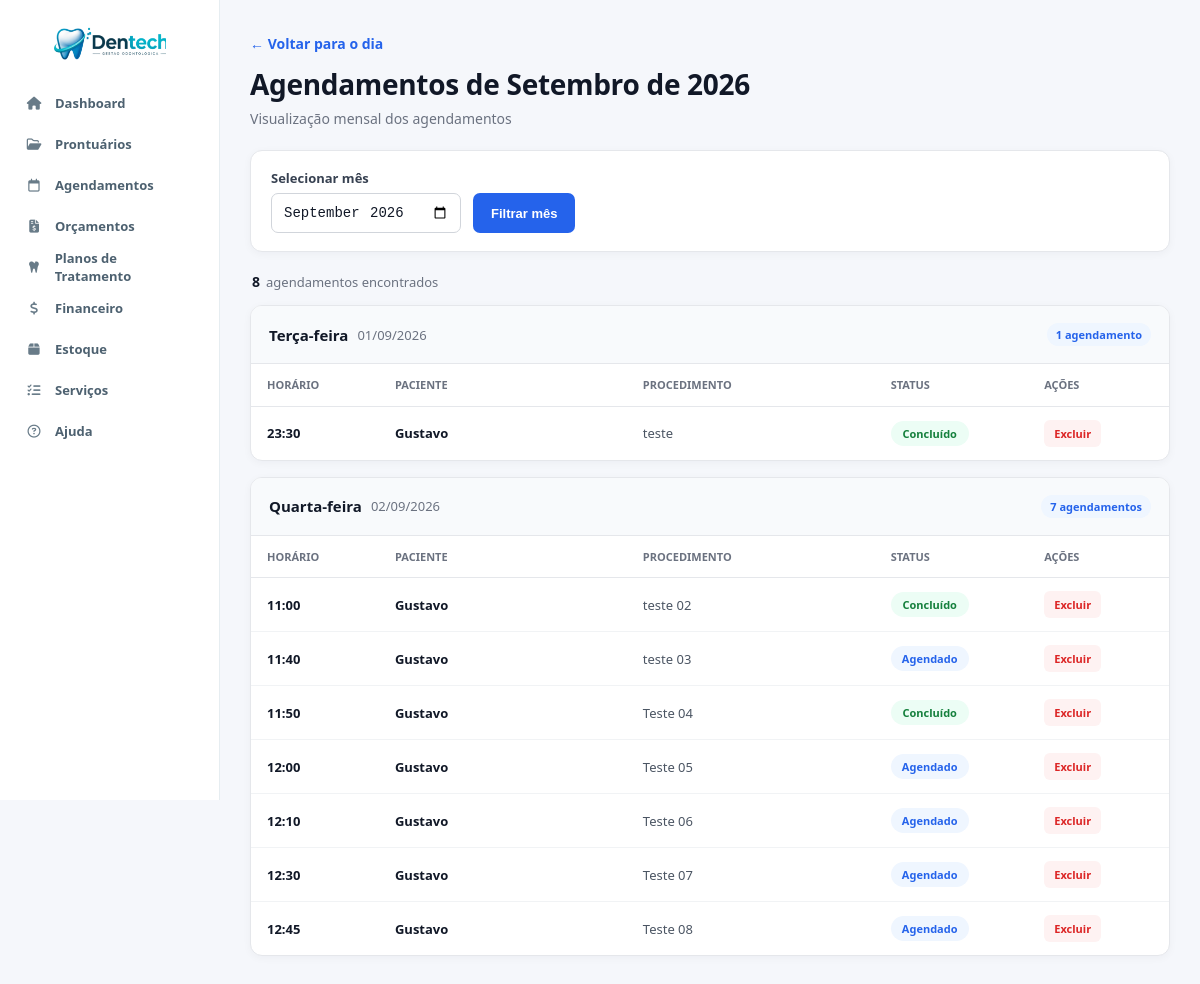
Page /listar_mes.php on the earlier database version.
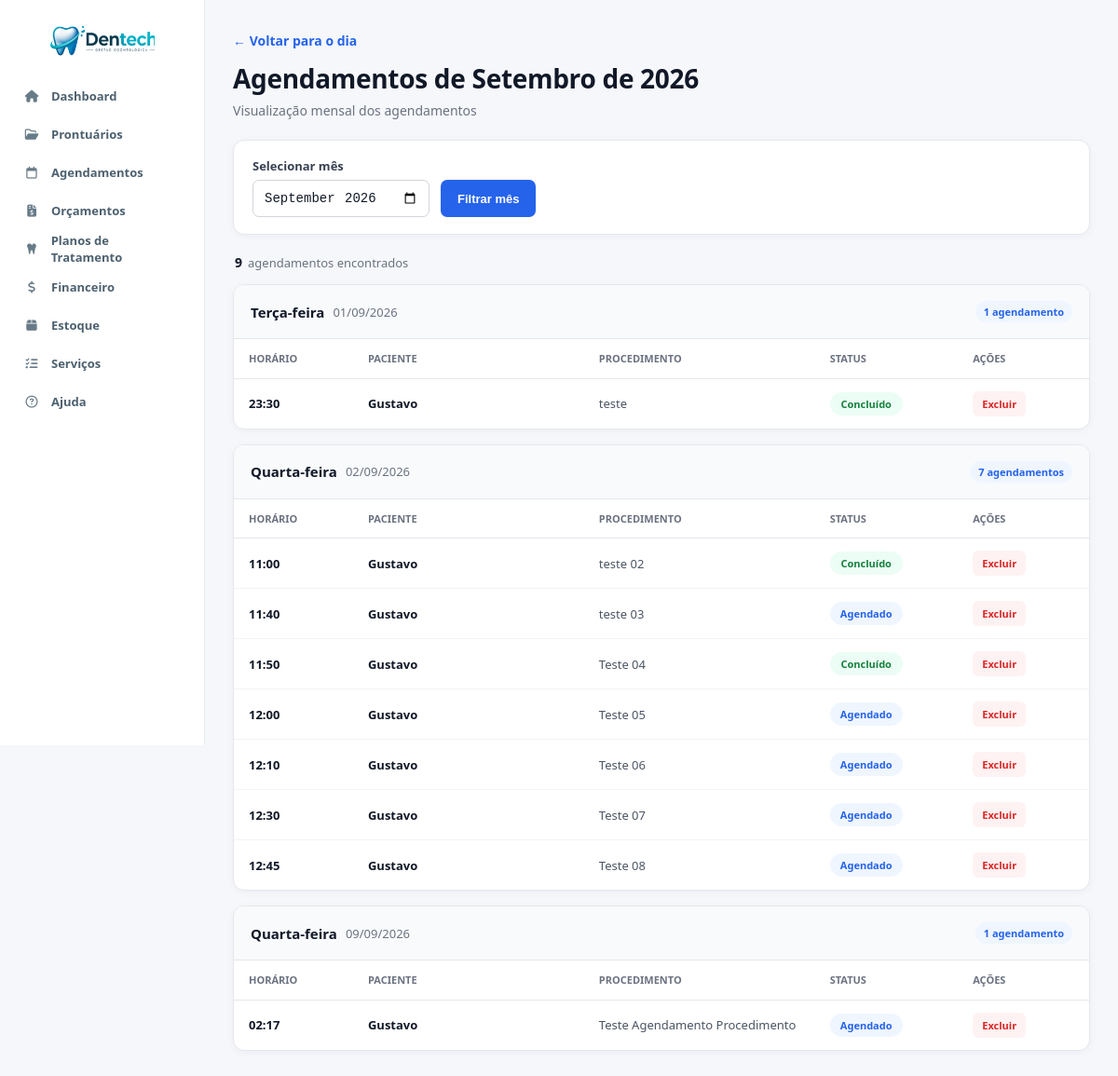
Same page on the later database version.
### tables this page shows
CREATE TABLE `agendamentos` (
  `id` int NOT NULL AUTO_INCREMENT,
  `paciente_id` int DEFAULT NULL,
  `paciente_nome` varchar(255) DEFAULT NULL,
  `procedimento` varchar(255) NOT NULL,
  `data` date NOT NULL,
  `horario` time NOT NULL,
  `status` enum('agendado','confirmado','cancelado','concluido') NOT NULL DEFAULT 'agendado',
  `created_at` timestamp NOT NULL DEFAULT CURRENT_TIMESTAMP,
  `plano_item_id` int DEFAULT NULL,
  PRIMARY KEY (`id`),
  KEY `paciente_id` (`paciente_id`),
  KEY `idx_agendamento_plano_item` (`plano_item_id`),
  CONSTRAINT `agendamentos_ibfk_1` FOREIGN KEY (`paciente_id`) REFERENCES `prontuarios` (`id`) ON DELETE SET NULL,
  CONSTRAINT `fk_agendamento_plano_item` FOREIGN KEY (`plano_item_id`) REFERENCES `planos_tratamento_itens` (`id`) ON DELETE SET NULL ON UPDATE CASCADE
);

### listar_mes.php (the view, shortened to what the changed rows need)
<?php
require_once 'conexao/conexao.php';
$mes = $_GET['mes'] ?? date('Y-m');
$data_inicio = $mes . '-01';
$data_fim = date('Y-m-t', strtotime($data_inicio));
$stmt = $pdo->prepare("
    SELECT
        a.*,
        COALESCE(p.paciente, a.paciente_nome) AS nome_paciente
    FROM agendamentos a
    LEFT JOIN prontuarios p ON a.paciente_id = p.id
    WHERE a.data BETWEEN ? AND ?
    ORDER BY a.data, a.horario
");
$stmt->execute([$data_inicio, $data_fim]);
$agendamentos = $stmt->fetchAll(PDO::FETCH_ASSOC);
$meses = [
    1  => 'Janeiro',
    2  => 'Fevereiro',
    3  => 'Março',
    4  => 'Abril',
    5  => 'Maio',
    6  => 'Junho',
    7  => 'Julho',
    8  => 'Agosto',
    9  => 'Setembro',
    10 => 'Outubro',
    11 => 'Novembro',
    12 => 'Dezembro'
];
$numero_mes = (int) date('n', strtotime($data_inicio));
$ano = date('Y', strtotime($data_inicio));
$mes_formatado = $meses[$numero_mes] . ' de ' . $ano;
$dias_semana = [
    'Monday'    => 'Segunda-feira',
    'Tuesday'   => 'Terça-feira',
    'Wednesday' => 'Quarta-feira',
    'Thursday'  => 'Quinta-feira',
    'Friday'    => 'Sexta-feira',
    'Saturday'  => 'Sábado',
    'Sunday'    => 'Domingo'
];
$agendamentos_por_data = [];
foreach ($agendamentos as $agendamento) {
    $agendamentos_por_data[$agendamento['data']][] = $agendamento;
}
?>
<!DOCTYPE html>
<html lang="pt-BR">
<head>
    <link rel="stylesheet" href="css/global.css">
        <link rel="stylesheet" href="css/layout.css">
        <link rel="stylesheet" href="css/navbar.css">
        <link rel="stylesheet" href="css/listar_mes.css">
        <link rel="stylesheet" href="https://cdnjs.cloudflare.com/ajax/libs/font-awesome/6.5.2/css/all.min.css">
</head>
<body>
    <main class="mes-page">
        <div class="mes-container">
            <div class="cabecalho-pagina">
                <div>
                    <h1>
                        Agendamentos de <?= htmlspecialchars($mes_formatado) ?>
                    </h1>
                </div>
            </div>
            <?php if (empty($agendamentos_por_data)): ?>
                <section class="sem-agendamentos">
                    <div class="sem-agendamentos-icon">
                        📅
                    </div>
                    <h2>
                        Nenhum agendamento encontrado
                    </h2>
                    <p>
                        Não existem agendamentos cadastrados para
                        <?= htmlspecialchars($mes_formatado) ?>.
                    </p>
                </section>
            <?php else: ?>
                <div class="resumo-mes">
                    <strong>
                        <?= count($agendamentos) ?>
                    </strong>
                    <span>
                        <?= count($agendamentos) === 1
                            ? 'agendamento encontrado'
                            : 'agendamentos encontrados'
                        ?>
                    </span>
                </div>
                <div class="dias-container">
                    <?php foreach ($agendamentos_por_data as $data => $lista): ?>
                        <?php
                        $timestamp = strtotime($data);
                        $data_formatada = date('d/m/Y', $timestamp);
                        $dia_semana_en = date('l', $timestamp);
                        $dia_semana_pt =
                            $dias_semana[$dia_semana_en]
                            ?? $dia_semana_en;
                        ?>
                        <section class="dia-secao">
                            <div class="dia-cabecalho">
                                <div class="dia-data">
                                    <span class="dia-semana">
                                        <?= htmlspecialchars($dia_semana_pt) ?>
                                    </span>
                                    <span class="data-completa">
                                        <?= htmlspecialchars($data_formatada) ?>
                                    </span>
                                </div>
                                <span class="contador-dia">
                                    <?= count($lista) ?>
                                    <?= count($lista) === 1
                                        ? 'agendamento'
                                        : 'agendamentos'
                                    ?>
                                </span>
                            </div>
                            <div class="tabela-wrapper">
                                <table class="tabela-agendamentos">
                                    <thead>
                                        <tr>
                                            <th>Horário</th>
                                            <th>Paciente</th>
                                            <th>Procedimento</th>
                                            <th>Status</th>
                                            <th>Ações</th>
                                        </tr>
                                    </thead>
                                    <tbody>
                                        <?php foreach ($lista as $ag): ?>
                                            <?php
                                            $status = strtolower(
                                                trim($ag['status'] ?? 'agendado')
                                            );
                                            $status_class = match ($status) {
                                                'concluido', 'concluído' => 'concluido',
                                                'cancelado', 'cancelada' => 'cancelado',
                                                default => 'agendado'
                                            };
                                            $status_text = match ($status) {
                                                'concluido', 'concluído' => 'Concluído',
                                                'cancelado', 'cancelada' => 'Cancelado',
                                                default => 'Agendado'
                                            };
                                            ?>
                                            <tr>
                                                <td class="horario">
                                                    <?= htmlspecialchars(
                                                        date(
                                                            'H:i',
                                                            strtotime($ag['horario'])
                                                        )
                                                    ) ?>
                                                </td>
                                                <td class="paciente">
                                                    <?= htmlspecialchars(
                                                        $ag['nome_paciente'] ?? 'Não informado'
                                                    ) ?>
                                                </td>
                                                <td class="procedimento">
                                                    <?= htmlspecialchars(
                                                        $ag['procedimento'] ?? '-'
                                                    ) ?>
                                                </td>
                                                <td>
                                                    <span class="status <?= $status_class ?>">
                                                        <?= htmlspecialchars($status_text) ?>
                                                    </span>
                                                </td>
                                                <td class="acoes">
                                                    <a
                                                        href="excluir_agendamentos.php?id=<?= (int) $ag['id'] ?>"
                                                        class="btn-excluir"
                                                        onclick="return confirm('Excluir este agendamento?');">
                                                        Excluir
                                                    </a>
                                                </td>
                                            </tr>
                                        <?php endforeach; ?>
                                    </tbody>
                                </table>
                            </div>
                        </section>
                    <?php endforeach; ?>
                </div>
            <?php endif; ?>
        </div>
    </main>
</body>
</html>

Differences in the rows shown:
added agendamentos: horario "02:17", nome_paciente "Gustavo", procedimento "Teste Agendamento Procedimento", status "Agendado", shown under "Quarta-feira"
Other differences:
count($agendamentos): "8" → "9"
new list line: "Quarta-feira 09/09/2026 1 agendamento HORÁRIO PACIENTE PROCEDIMENTO STATUS AÇÕES"
